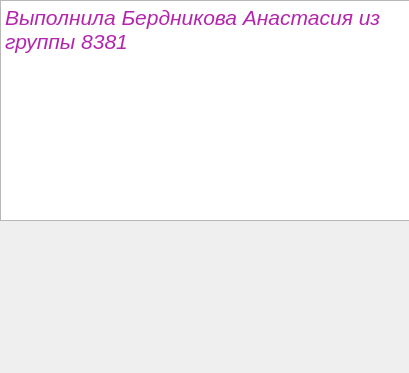
<?xml version="1.0" encoding="UTF-8"?>
<ui version="4.0">
 <class>about</class>
 <widget class="QDialog" name="about">
  <property name="geometry">
   <rect>
    <x>0</x>
    <y>0</y>
    <width>409</width>
    <height>373</height>
   </rect>
  </property>
  <property name="windowTitle">
   <string>Dialog</string>
  </property>
  <widget class="QTextEdit" name="textEdit">
   <property name="geometry">
    <rect>
     <x>0</x>
     <y>0</y>
     <width>411</width>
     <height>221</height>
    </rect>
   </property>
   <property name="html">
    <string>&lt;!DOCTYPE HTML PUBLIC &quot;-//W3C//DTD HTML 4.0//EN&quot; &quot;http://www.w3.org/TR/REC-html40/strict.dtd&quot;&gt;
&lt;html&gt;&lt;head&gt;&lt;meta name=&quot;qrichtext&quot; content=&quot;1&quot; /&gt;&lt;style type=&quot;text/css&quot;&gt;
p, li { white-space: pre-wrap; }
&lt;/style&gt;&lt;/head&gt;&lt;body style=&quot; font-family:'MS Shell Dlg 2'; font-size:8pt; font-weight:400; font-style:normal;&quot;&gt;
&lt;p style=&quot; margin-top:0px; margin-bottom:0px; margin-left:0px; margin-right:0px; -qt-block-indent:0; text-indent:0px;&quot;&gt;&lt;span style=&quot; font-family:'MS Shell Dlg 2'; font-size:16pt; font-style:italic; color:#b326ac;&quot;&gt;Выполнила Бердникова Анастасия из группы 8381&lt;/span&gt;&lt;/p&gt;
&lt;p style=&quot;-qt-paragraph-type:empty; margin-top:0px; margin-bottom:0px; margin-left:0px; margin-right:0px; -qt-block-indent:0; text-indent:0px; font-family:'MS Shell Dlg 2'; font-size:16pt; font-style:italic; color:#b326ac;&quot;&gt;&lt;br /&gt;&lt;/p&gt;&lt;/body&gt;&lt;/html&gt;</string>
   </property>
  </widget>
 </widget>
 <resources/>
 <connections/>
</ui>
